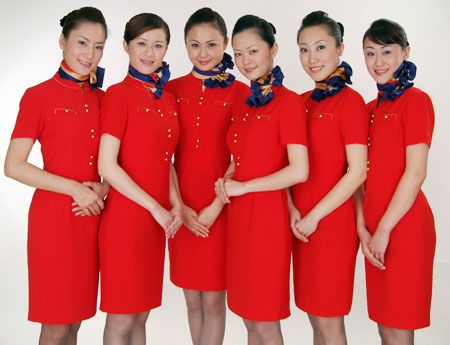
#> input picture data/kongjie_hezhao.jpg, 450 x 345 px
$ python 51.CascadeClassifier.py   (Python 2 division)
#> lines starting #> are read from the running program, lines starting #| are printed output that depends on the picture; after the words box and inside, x2 and y2 are one past the last pixel; in counts of white or black regions, pixels touching at a corner belong together
# -*- coding: utf-8 -*-

import numpy as np
import cv2

face_cascade = cv2.CascadeClassifier('/usr/share/opencv/haarcascades/haarcascade_frontalface_default.xml')
eye_cascade = cv2.CascadeClassifier('/usr/share/opencv/haarcascades/haarcascade_eye.xml')

#img = cv2.imread('../data/sachin.jpg')
img = cv2.imread('../data/kongjie_hezhao.jpg')
#> img is the input picture: shape (345, 450, 3); mean B, G, R 95.6, 97.3, 200.8
gray = cv2.cvtColor(img, cv2.COLOR_BGR2GRAY)
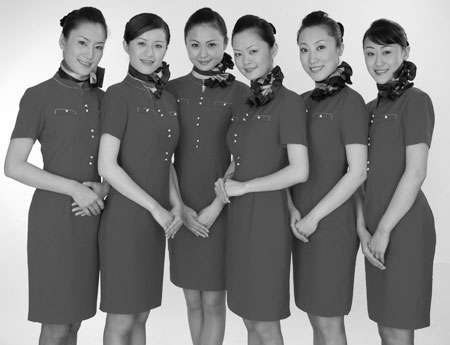
#> gray: shape (345, 450); min 0, max 255, mean 128

#Detects objects of different sizes in the input image.
# The detected objects are returned as a list of rectangles.
#cv2.CascadeClassifier.detectMultiScale(image, scaleFactor, minNeighbors, flags, minSize, maxSize)
#scaleFactor – Parameter specifying how much the image size is reduced at each image
#scale.
#minNeighbors – Parameter specifying how many neighbors each candidate rectangle should
#have to retain it.
#minSize – Minimum possible object size. Objects smaller than that are ignored.
#maxSize – Maximum possible object size. Objects larger than that are ignored.
faces = face_cascade.detectMultiScale(gray, 1.3, 5)
#> faces = [[179, 24, 51, 51], [63, 25, 51, 51], [291, 29, 51, 51], [353, 34, 51, 51]]
print "Detected ",len(faces)," face"
#| Detected  4  face

for (x,y,w,h) in faces:
    img = cv2.rectangle(img,(x,y),(x+w,y+h),(255,0,0),2)
    roi_gray = gray[y:y+h, x:x+w]
    roi_color = img[y:y+h, x:x+w]

    eyes = eye_cascade.detectMultiScale(roi_gray)
    for (ex,ey,ew,eh) in eyes:
        cv2.rectangle(roi_color,(ex,ey),(ex+ew,ey+eh),(0,255,0),2)
#> this loop made 4 passes
#> (x, y) on passes 1, 3, 4: (179, 24), (291, 29), (353, 34)
#> (x, y, eyes) on pass 2: (63, 25, [[8, 6, 22, 22]])
#> pass 1, `img = cv2.rectangle(img,(x,y),(x+w,y+h),(255,0,0),2)`:
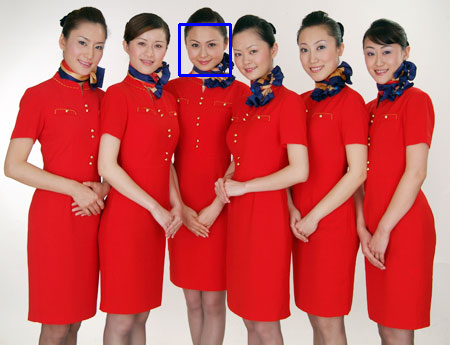
#> img: shape (345, 450, 3); 0.39% of pixels changed, all inside (x1, y1, x2, y2) = (178, 23, 232, 77)
#> pass 1, `roi_color = img[y:y+h, x:x+w]`:
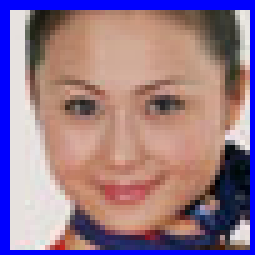
#> roi_color: shape (51, 51, 3) (shown 5 times larger); mean B, G, R 139.4, 120.5, 149.8
#> pass 2, `img = cv2.rectangle(img,(x,y),(x+w,y+h),(255,0,0),2)`:
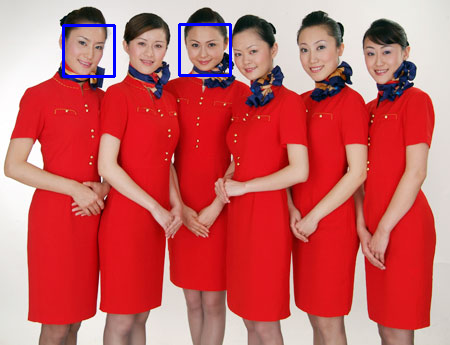
#> img: shape (345, 450, 3); 0.39% of pixels changed, all inside (x1, y1, x2, y2) = (62, 24, 116, 78)
#> after the loop:
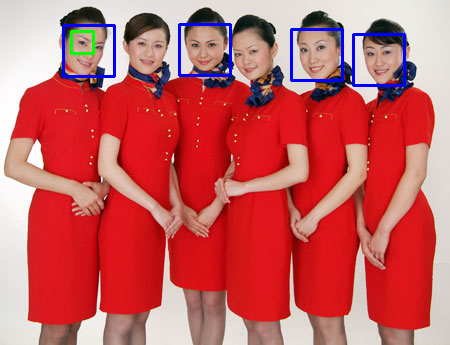
#> img: shape (345, 450, 3); 0.95% of pixels changed, all inside (x1, y1, x2, y2) = (70, 28, 406, 87)
#> after the loop:
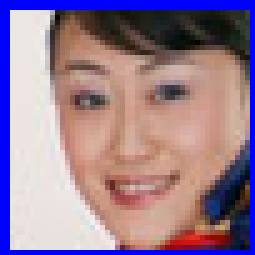
#> roi_color: shape (51, 51, 3) (shown 5 times larger); mean B, G, R 146.5, 125.3, 151.3
#> after the loop:
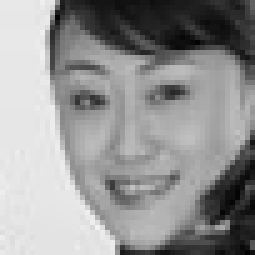
#> roi_gray: shape (51, 51) (shown 5 times larger); min 2, max 241, mean 147.4

cv2.imshow('img',img)
cv2.waitKey(0)
cv2.destroyAllWindows()

$ run again, with data/sachin.jpg copied over data/kongjie_hezhao.jpg
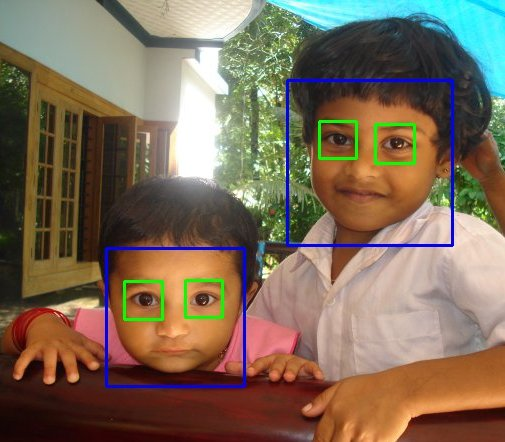
#> input picture data/sachin.jpg, 505 x 442 px
#> img is the input picture: shape (442, 505, 3); mean B, G, R 87.8, 107.3, 125.1
#> `gray = cv2.cvtColor(img, cv2.COLOR_BGR2GRAY)`:
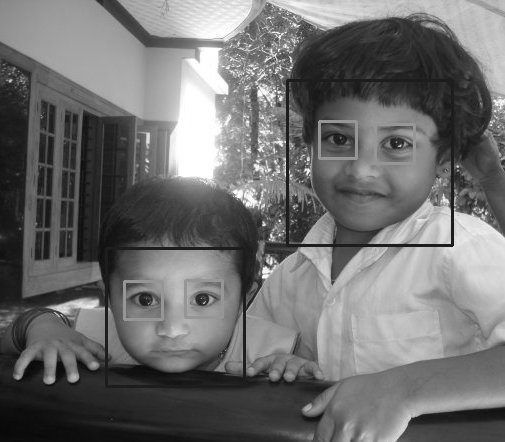
#> gray: shape (442, 505); min 7, max 255, mean 110.4
#> faces = [[110, 254, 127, 127], [285, 78, 164, 164]]
#| Detected  2  face
#> the loop `for (x,y,w,h) in faces:` made 2 passes
#> (x, y, w, h, eyes) on passes 1 to 2: (110, 254, 127, 127, [[13, 25, 40, 40], [72, 25, 40, 40]]), (285, 78, 164, 164, [[33, 41, 39, 39], [91, 47, 39, 39]])
#> after the loop `for (x,y,w,h) in faces:`:
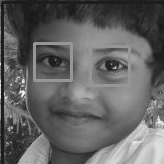
#> roi_gray: shape (164, 164); min 18, max 250, mean 98.9
